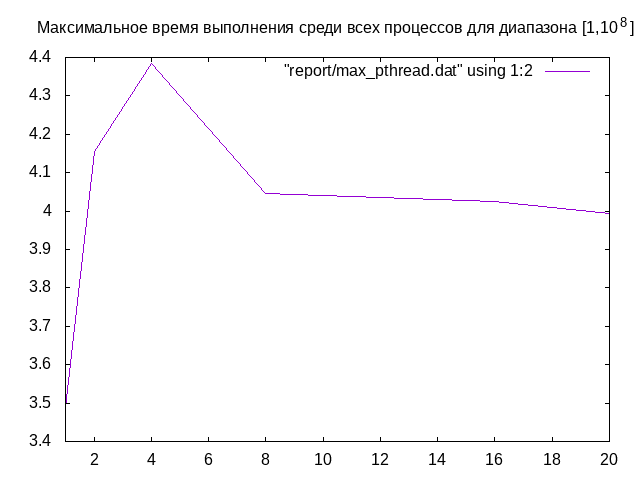

Recreate this plot in gnuplot.
set terminal png
set output "report/max_pthread.png"
set xrange [1:20]
set title "Максимальное время выполнения среди всех процессов для диапазона [1,10^8]"
plot "report/max_pthread.dat" using 1:2 with lines
